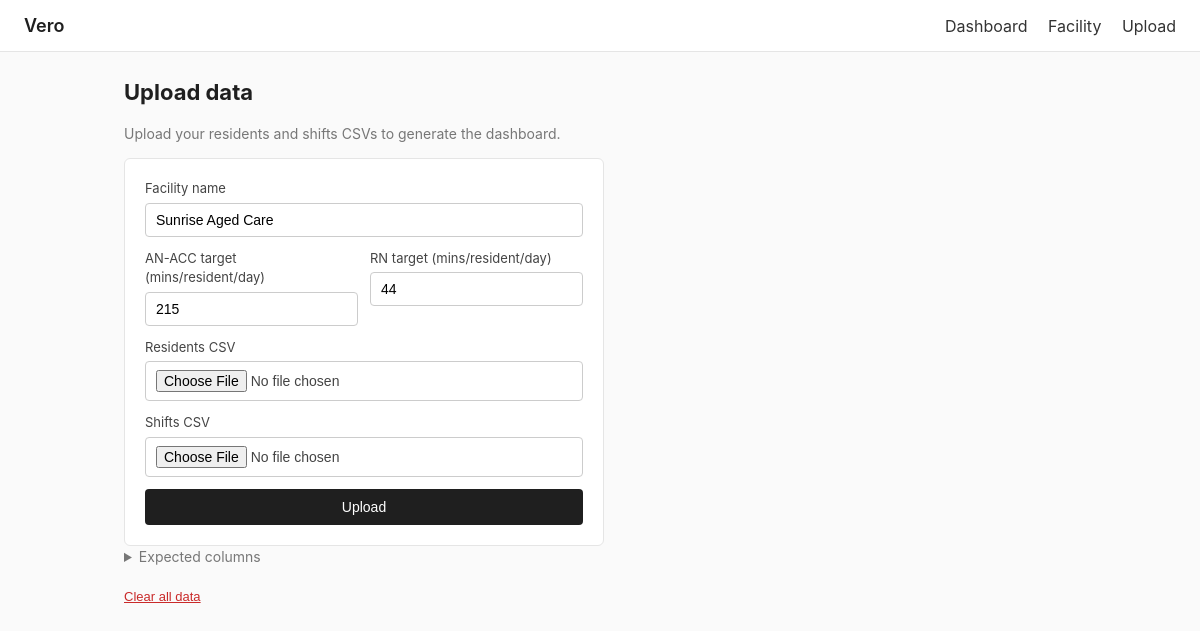
Before: /upload with the older database file.
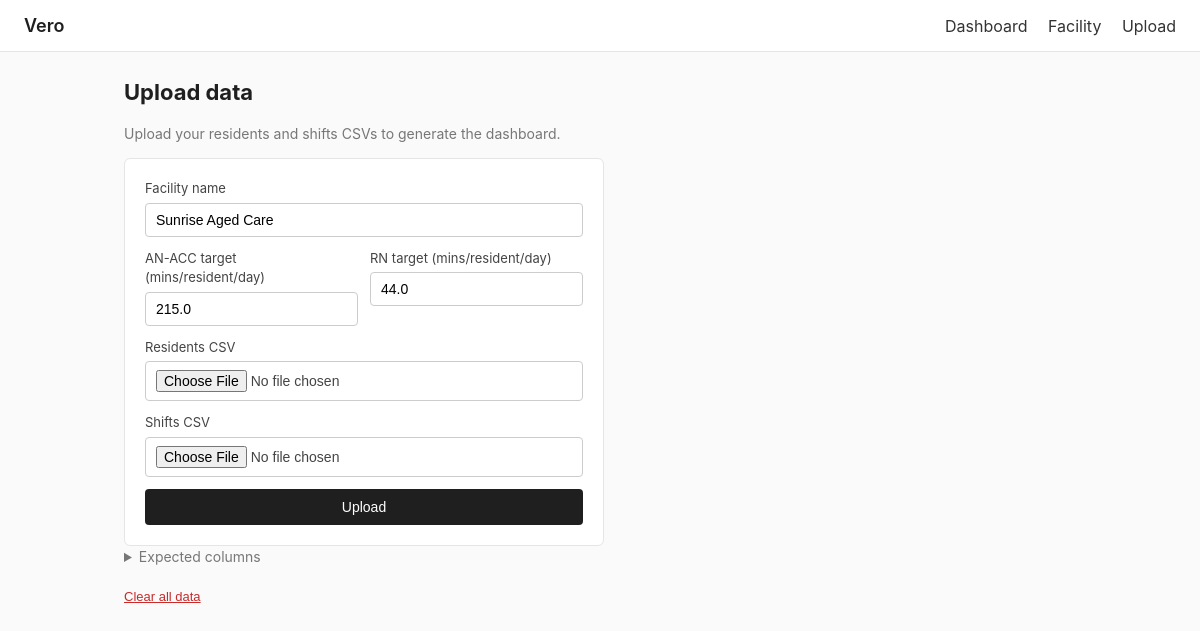
After: the same page with the newer database file.
### models.py (models this page shows)
class Facility(db.Model):
    __tablename__ = "facilities"
    id = db.Column(db.Integer, primary_key=True)
    name = db.Column(db.Text, nullable=False)
    ancc_target = db.Column(db.Float, nullable=False, default=215.0)
    rn_target = db.Column(db.Float, nullable=False, default=44.0)

### app.py (the view, shortened to what this page needs)
    @app.route("/upload", methods=["GET", "POST"])
    def upload():
        if request.method == "GET":
            facility = Facility.query.first()
            return render_template("upload.html", facility=facility, errors=[])

### templates/upload.html (shortened to what this page needs)
{% extends "base.html" %}
{% block content %}
<h1>Upload data</h1>
<p class="muted">Upload your residents and shifts CSVs to generate the dashboard.</p>
<form method="post" enctype="multipart/form-data" class="form">
  <label>Facility name
    <input type="text" name="facility_name" value="{{ facility.name if facility else 'Sunrise Aged Care' }}" required>
  </label>
  <div class="row">
    <label>AN-ACC target (mins/resident/day)
      <input type="number" step="0.1" name="ancc_target" value="{{ facility.ancc_target if facility else 215 }}">
    </label>
    <label>RN target (mins/resident/day)
      <input type="number" step="0.1" name="rn_target" value="{{ facility.rn_target if facility else 44 }}">
    </label>
  </div>
  <label>Residents CSV
    <input type="file" name="residents_csv" accept=".csv" required>
  </label>
  <label>Shifts CSV
    <input type="file" name="shifts_csv" accept=".csv" required>
  </label>
  <button type="submit">Upload</button>
</form>
<details class="muted">
  <summary>Expected columns</summary>
</details>
<form method="post" action="{{ url_for('clear') }}" class="inline-form" onsubmit="return confirm('Delete all data?');">
  <button type="submit" class="link-button">Clear all data</button>
</form>
{% endblock %}

### templates/base.html (shortened to what this page needs)
<!doctype html>
<html lang="en">
<head>
  <link rel="stylesheet" href="{{ url_for('static', filename='style.css') }}">
</head>
<body>
  <header class="nav">
    <div class="brand">Vero</div>
    <nav>
      <a href="{{ url_for('dashboard') }}">Dashboard</a>
      <a href="{{ url_for('facility_view') }}">Facility</a>
      <a href="{{ url_for('upload') }}">Upload</a>
    </nav>
  </header>
  <main class="container">
    {% block content %}{% endblock %}
  </main>
</body>
</html>

### static/style.css (style rules this page uses)
* { box-sizing: border-box; }
body { margin: 0; font-family: -apple-system, BlinkMacSystemFont, "Segoe UI", Roboto, sans-serif; color: #1f1f1f; background: #fafafa; line-height: 1.5; }
a { color: #1971c2; text-decoration: none; }
.nav { display: flex; align-items: center; justify-content: space-between; padding: 12px 24px; background: #fff; border-bottom: 1px solid #e5e5e5; }
.brand { font-weight: 600; font-size: 18px; }
.nav nav a { margin-left: 16px; color: #333; }
.container { max-width: 1000px; margin: 24px auto; padding: 0 24px; }
h1 { font-size: 22px; margin: 0 0 4px; }
.muted { color: #777; font-size: 14px; }
.form { display: flex; flex-direction: column; gap: 12px; max-width: 480px; background: #fff; padding: 20px; border: 1px solid #e5e5e5; border-radius: 6px; }
.form .row { display: flex; gap: 12px; }
.form .row label { flex: 1; }
.form label { display: flex; flex-direction: column; font-size: 13px; color: #444; gap: 4px; }
.form input[type=text], .form input[type=number], .form input[type=file] { padding: 8px 10px; border: 1px solid #ccc; border-radius: 4px; font-size: 14px; }
button { padding: 10px 18px; border: none; background: #1f1f1f; color: #fff; border-radius: 4px; cursor: pointer; font-size: 14px; }
.link-button { background: none; color: #c92a2a; padding: 0; font-size: 13px; text-decoration: underline; }
.inline-form { margin-top: 16px; }

Changed rows visible on the page:
added Facility: facility_name "Sunrise Aged Care", ancc_target "215.0", rn_target "44.0"
Other visible differences:
form field facility_name: "Sunrise Aged Care" → (not shown)
form field ancc_target: "215" → (not shown)
form field rn_target: "44" → (not shown)
